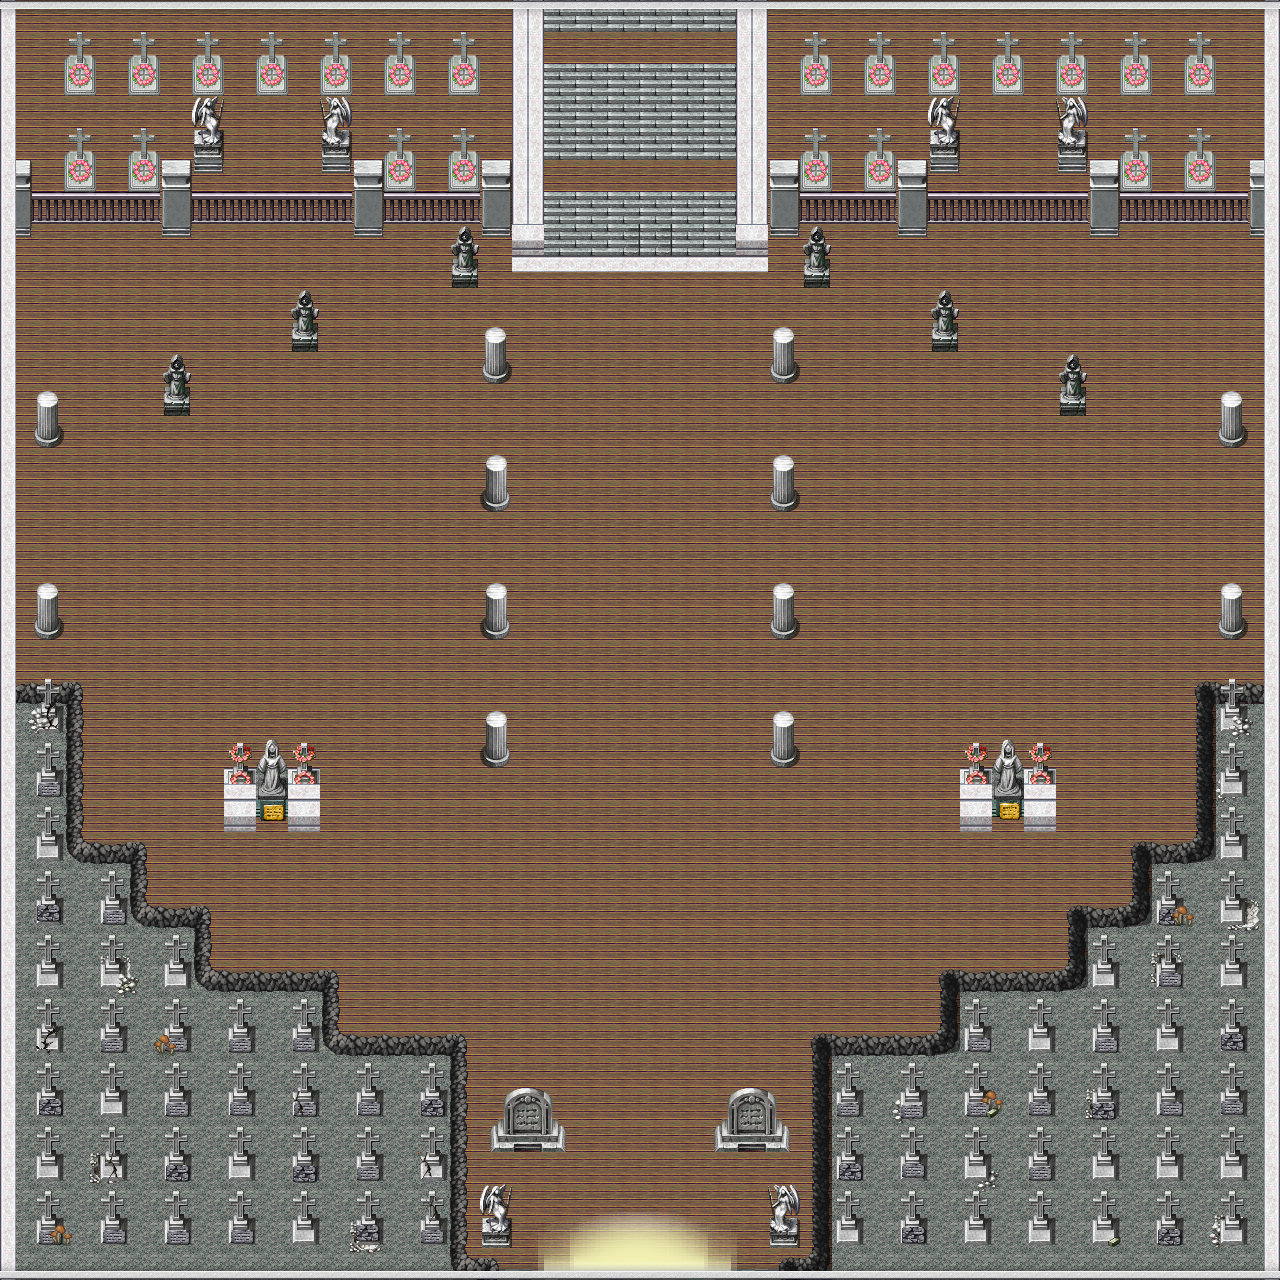

Tiled map render using the project's own tile images. Description and the map definition, with tile-layer contents summarised, below:
An orthogonal 40x40 tile map with 32x32 px tiles, 3 tile layers (Background, ObjColisionables, Puerta).

<map version="1.2" tiledversion="1.2.3" orientation="orthogonal" renderorder="right-down" width="40" height="40" tilewidth="32" tileheight="32" infinite="0" nextlayerid="5" nextobjectid="1">
 <tileset firstgid="1" source="DungeonTorrePlanta1.tsx" />
 <layer id="2" name="Background" width="40" height="40">
  <data>[1600 cells, 1600 non-empty, 1600 distinct tile ids]</data>
 </layer>
 <layer id="3" name="ObjColisionables" width="40" height="40">
  <data>[1600 cells, 741 non-empty, 741 distinct tile ids]</data>
 </layer>
 <layer id="4" name="Puerta" width="40" height="40">
  <data>[1600 cells, 14 non-empty, 14 distinct tile ids]</data>
 </layer>
</map>
